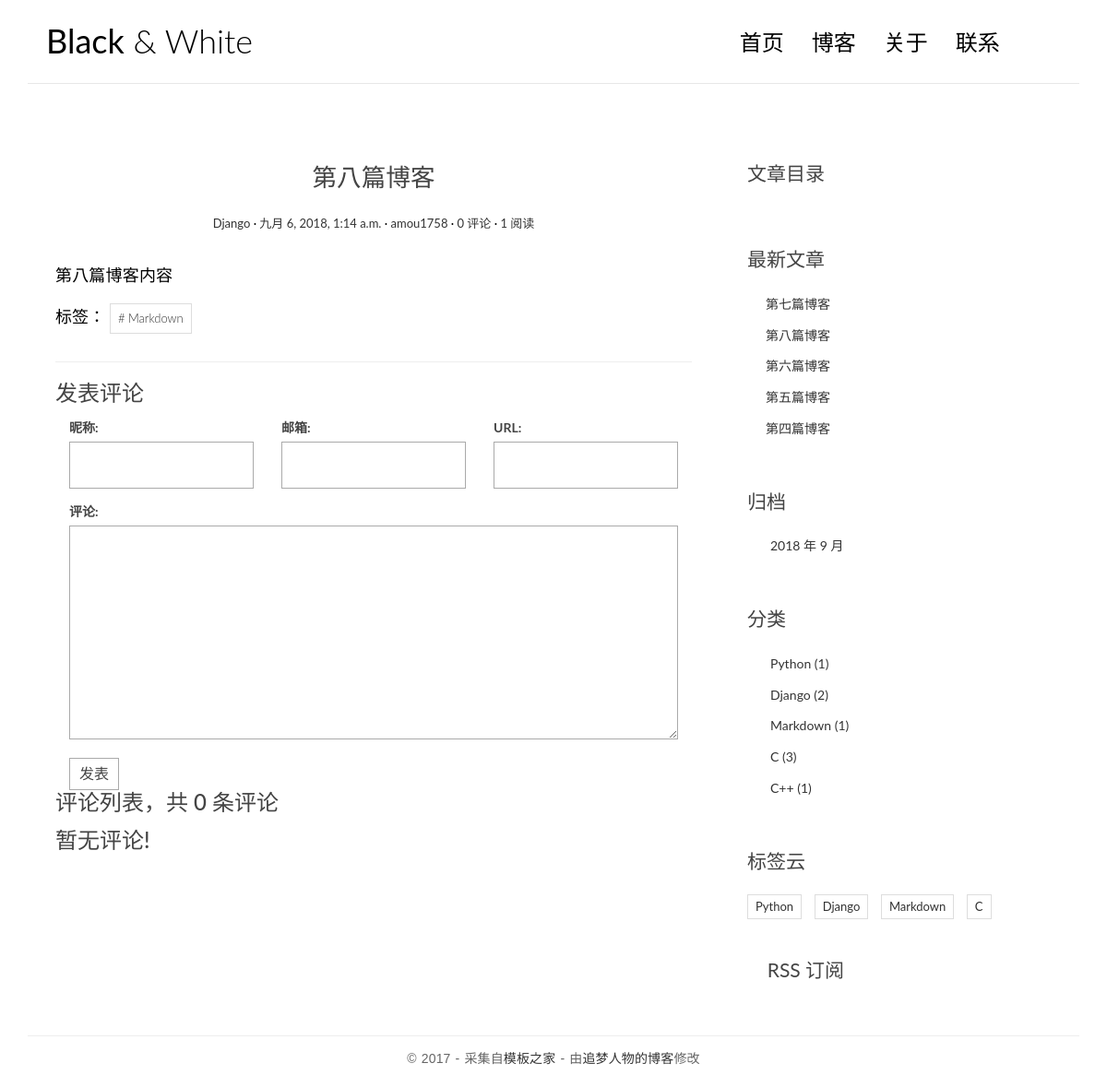
/post/9/, run on an earlier commit of the app's database.
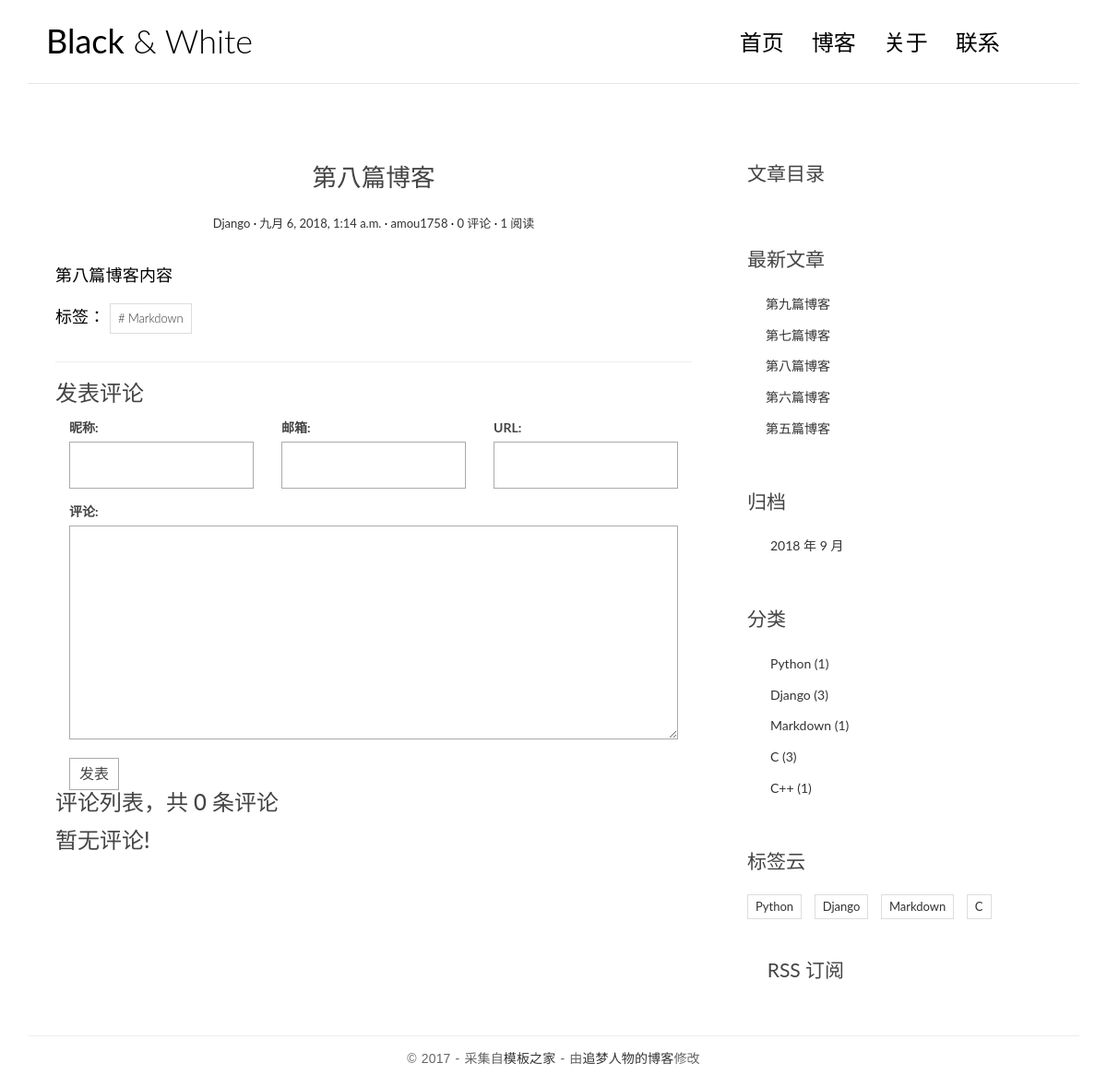
And on a later commit of the database.
### blog/models.py (models this page shows, shortened)
class Tag(models.Model):
    name = models.CharField(max_length=100)

class Post(models.Model):
    title = models.CharField(max_length=70)
    body = models.TextField()
    created_time = models.DateTimeField()
    modified_time = models.DateTimeField()
    excerpt = models.CharField(max_length=200, blank=True)
    category = models.ForeignKey(Category)
    tags = models.ManyToManyField(Tag, blank=True)
    author = models.ForeignKey(User)
    views = models.PositiveIntegerField(default=0)
    def get_absolute_url(self):
        return reverse('blog:detail', kwargs={'pk': self.pk})
    def increase_views(self):
        self.views += 1
        self.save(update_fields=['views'])
    def save(self, *args, **kwargs):
        if not self.excerpt:
            md = markdown.Markdown(extensions=[
                'markdown.extensions.extra',
                'markdown.extensions.codehilite',
            ])
            self.excerpt = strip_tags(md.convert(self.body))[:54]
        super(Post, self).save(*args, **kwargs)
    class Meta:
        ordering = ['-created_time', 'title']

class Category(models.Model):
    name = models.CharField(max_length=100)

### blog/views.py (the view)
# urls.py: url(r'^post/(?P<pk>[0-9]+)/$', views.PostDetailView.as_view(), name='detail'),
class PostDetailView(DetailView):
    model = Post
    template_name = 'blog/detail.html'
    context_object_name = 'post'
    def get(self, request, *args, **kwargs):
        response = super(PostDetailView, self).get(request, *args, **kwargs)
        self.object.increase_views()
        return response
    def get_object(self, queryset=None):
        post = super(PostDetailView, self).get_object(queryset=None)
        md = markdown.Markdown(extensions=[
                                          'markdown.extensions.extra',
                                          'markdown.extensions.codehilite',
                                          TocExtension(slugify=slugify),
                                      ])
        post.body = md.convert(post.body)
        post.toc = md.toc
        return post
    def get_context_data(self, **kwargs):
        context = super(PostDetailView, self).get_context_data(**kwargs)
        form = CommentForm()
        comment_list = self.object.comment_set.all()
        comment_count = self.object.comment_set.all().count()
        context.update({
            'form': form,
            'comment_list': comment_list,
            'comment_count': comment_count,
        })
        return context

### comments/forms.py
class CommentForm(forms.ModelForm):
    class Meta:
        model = Comment
        fields = ['name', 'email', 'url', 'text']

### blog/templatetags/blog_tags.py (called while the page is built)
@register.simple_tag
def get_recent_posts(num=5):
    return Post.objects.all().order_by('-created_time')[:num]

@register.simple_tag
def archives():
    return Post.objects.dates('created_time', 'month', order='DESC')

@register.simple_tag
def get_categories():
    return Category.objects.annotate(num_posts=Count('post')).filter(num_posts__gt=0)

@register.simple_tag
def get_tags():
    return Tag.objects.annotate(num_posts=Count('post')).filter(num_posts__gt=0)

### templates/blog/detail.html (shortened to what this page needs)
{% extends 'base.html' %}
{% block main %}
    <article class="post post-{{ post.pk }}">
        <header class="entry-header">
            <h1 class="entry-title">{{ post.title }}</h1>
            <div class="entry-meta">
                <span class="post-category"><a href="#">{{ post.category.name }}</a></span>
                <span class="post-date"><a href="#"><time class="entry-date"
                                                          datetime="{{ post.created_time }}">{{ post.created_time }}</time></a></span>
                <span class="post-author"><a href="#">{{ post.author }}</a></span>
                <span class="comments-link"><a href="#">{{ comment_count }} 评论</a></span>
                <span class="views-count"><a href="#">{{ post.views }} 阅读</a></span>
            </div>
        </header>
        <div class="entry-content clearfix">
            {{ post.body | safe}}
            <div class="widget-tag-cloud">
                <ul>
                    标签：
                    {% for tag in post.tags.all %}
                        <li><a href="{% url 'blog:tag' tag.pk %}"># {{ tag.name }}</a></li>
                    {% endfor %}
                </ul>
            </div>
        </div>
    </article>
    <section class="comment-area" id="comment-area">
        <hr>
        <h3>发表评论</h3>
        <form action="{% url 'comments:post_comment' post.pk %}" method="post" class="comment-form">
            <div class="'row">
                <div class="col-md-4">
                    <label for="{{ form.name.id_for_label }}">昵称: </label>
                    {{ form.name }}
                </div>
                <div class="col-md-4">
                    <label for="{{ form.email.id_for_label }}">邮箱: </label>
                    {{ form.email }}
                </div>
                <div class="col-md-4">
                    <label for="{{ form.url.id_for_label }}">URL: </label>
                    {{ form.url }}
                </div>
                <div class="col-md-12">
                    <label for="{{ form.text.id_for_label }}">评论: </label>
                    {{ form.text }}
                    <button type="submit" class="comment-btn">发表</button>
                </div>
            </div>
        </form>
        <div class="comment-list-panel">
            <h3>评论列表，共 <span>{{ comment_count }}</span> 条评论</h3>
            <ul class="comment-list list-unstyled">
                {% for comment in comment_list %}
                    <li class="comment-item">
                        <span class="nickname">{{ comment.name }}</span>
                    <time class="submit-date">{{ comment.created_time }}</time>
                    <div class="text">
                        {{ comment.text }}
                    </div>
                    </li>
                {% empty %}
                    <h3>暂无评论!</h3>
                {% endfor %}
            </ul>
        </div>
    </section>
{% endblock main %}
{% block toc %}
    <div class="widget widget-content">
        <h3 class="widget-title">文章目录</h3>
    </div>
{% endblock toc %}

### templates/base.html (shortened to what the changed rows need)
{% load staticfiles %}
{% load blog_tags %}
<!DOCTYPE html>
<html>
<head>
    <link rel="stylesheet" href="{% static 'blog/css/ionicons.min.css' %}">
    <link rel="stylesheet" href="{% static 'blog/css/bootstrap.min.css' %}">
    <link rel="stylesheet" href="{% static 'blog/css/pace.css' %}">
    <link rel="stylesheet" href="{% static 'blog/css/custom.css' %}">
    <link rel="stylesheet" href="{% static 'blog/css/highlights/github.css' %}">
    <link rel="stylesheet" href="{% static 'blog/css/fenye.css' %}">
</head>
<body>
<div class="container">
    <header id="site-header">
        <div class="row">
            <div class="col-md-4 col-sm-5 col-xs-8">
                <div class="logo">
                    <h1><a href="{% url 'blog:index' %}"><b>Black</b> &amp; White</a></h1>
                </div>
            </div>
        </div>
    </header>
</div>
<div class="content-body">
    <div class="container">
        <div class="row">
            <main class="col-md-8">
                {% block main %}
                {% endblock main %}
            </main>
            <aside class="col-md-4">
                <div class="widget widget-recent-posts">
                    {% get_recent_posts as recent_post_list %}
                    <ul>
                        {% for post in recent_post_list %}
                            <li>
                                <a href="{{ post.get_absolute_url }}">{{ post.title }}</a>
                            </li>
                        {% empty %}
                            <h1>暂无文章!</h1>
                        {% endfor %}
                    </ul>
                </div>
                <div class="widget widget-archives">
                    {% archives as date_list %}
                    <ul>
                        {% for date in date_list %}
                        <li>
                            <a href="{% url 'blog:archives' date.year date.month %}">{{ date.year }} 年 {{ date.month }} 月</a>
                        </li>
                        {% empty %}
                            <h1>暂无归档!</h1>
                        {% endfor %}
                    </ul>
                </div>
                <div class="widget widget-category">
                    {% get_categories as category_list %}
                    <ul>
                        {% for category in category_list %}
                            <li>
                                <a href="{% url 'blog:category' category.pk %}">{{ category.name }} <span class="'post-count">({{ category.num_posts }})</span></a>
                            </li>
                        {% empty %}
                            <h1>暂无分类!</h1>
                        {% endfor %}
                    </ul>
                </div>
                <div class="widget widget-tag-cloud">
                    {% get_tags as tag_list %}
                    <ul>
                        {% for tag in tag_list %}
                            <li>
                                <a href="{% url 'blog:tag' tag.pk %}">{{ tag.name }}</a>
                            </li>
                        {% endfor %}
                    </ul>
                </div>
            </aside>
        </div>
    </div>
</div>
</body>
</html>

What changed in the data, as far as the page shows it:
no longer on this page (row unchanged): Post: title "第四篇博客"
added Post: title "第九篇博客"
computed for Category "Django": num_posts "2" → "3"
